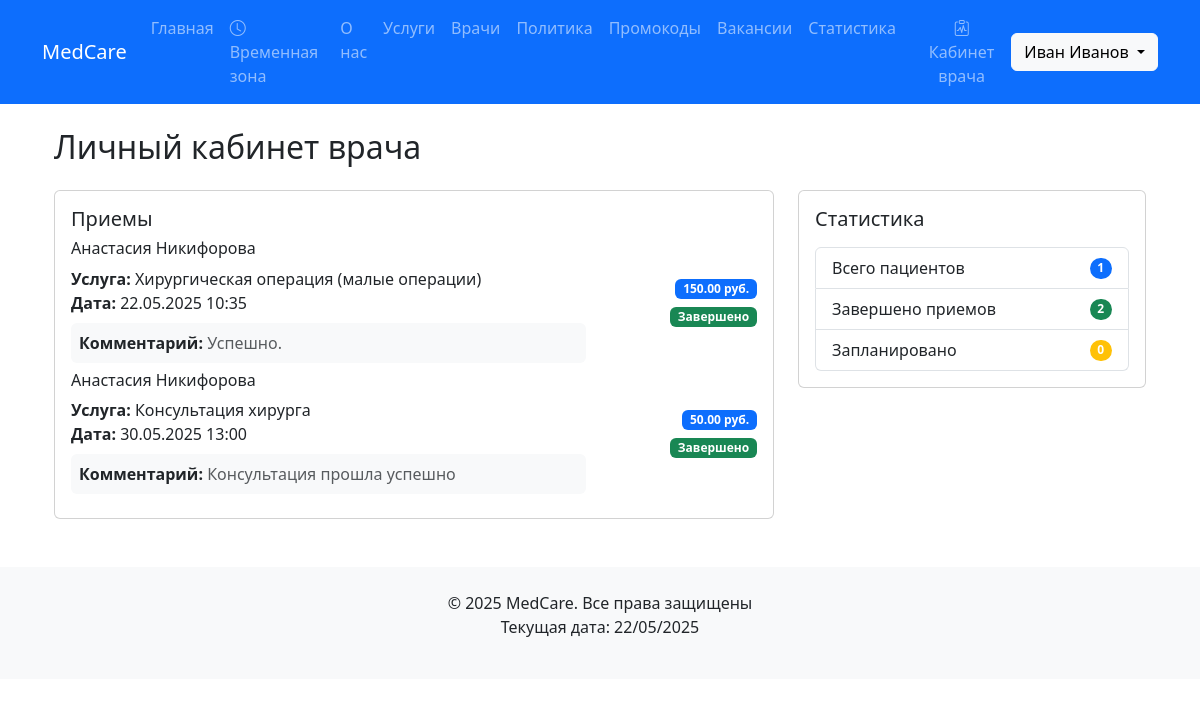
Page /dashboard/doctor/ (signed in) on the committed database.
### core/models.py (models this page shows, shortened)
class Appointment(models.Model):
    client = models.ForeignKey(Client, on_delete=models.CASCADE)
    doctor = models.ForeignKey(Doctor, on_delete=models.CASCADE)
    service = models.ForeignKey(Service, on_delete=models.CASCADE)
    date_time = models.DateTimeField()
    is_completed = models.BooleanField(default=False, verbose_name="Завершен")
    doctor_notes = models.TextField(blank=True, null=True, verbose_name="Комментарий врача")

class Client(models.Model):
    user = models.OneToOneField(User, on_delete=models.CASCADE, related_name='client')
    phone = models.CharField(
        max_length=20,
        validators=[
            RegexValidator(
                regex=r'^\+375 \(\d{2}\) \d{3}-\d{2}-\d{2}$',
                message="Номер должен быть в формате +375 (29) XXX-XX-XX"
            )
        ]
    )
    birth_date = models.DateField()
    address = models.TextField()

class Service(models.Model):
    name = models.CharField(max_length=200, verbose_name="Название")
    short_description = models.CharField(
        max_length=200,
        verbose_name="Краткое описание"
    )
    full_description = models.TextField(verbose_name="Полное описание")
    price = models.DecimalField(
        max_digits=10,
        decimal_places=2,
        verbose_name="Стоимость"
    )
    duration = models.DurationField(verbose_name="Продолжительность")

### core/views.py (the view)
# urls.py: path('dashboard/doctor/', DoctorDashboardView.as_view(), name='doctor-dashboard'),
class DoctorDashboardView(LoginRequiredMixin, TemplateView):
    template_name = 'core/dashboard_doctor.html'
    def get_context_data(self, **kwargs):
        context = super().get_context_data(**kwargs)
        appointments = Appointment.objects.filter(doctor=self.request.user.doctor)
        context.update({
            'appointments': appointments.order_by('date_time'),
            'total_patients': appointments.values('client').distinct().count(),
            'completed_appointments': appointments.filter(is_completed=True).count(),
            'upcoming_appointments': appointments.filter(is_completed=False).count()
        })
        return context

### core/templates/core/dashboard_doctor.html
{% extends "core/base.html" %}
{% block content %}
<div class="container mt-4">
    <h2>Личный кабинет врача</h2>
    <div class="row mt-4">
        <div class="col-md-8">
            <div class="card">
                <div class="card-body">
                    <h5 class="card-title">Приемы</h5>
                    {% for appointment in appointments %}
                    <div class="list-group-item mb-2">
                        <div class="d-flex justify-content-between align-items-center">
                            <div class="w-75">
                                <h6>{{ appointment.client.user.get_full_name }}</h6>
                                <p class="mb-1">
                                    <strong>Услуга:</strong> {{ appointment.service.name }}<br>
                                    <strong>Дата:</strong> {{ appointment.date_time|date:"d.m.Y H:i" }}
                                </p>
                                {% if appointment.is_completed %}
                                    <div class="mt-2 bg-light p-2 rounded">
                                        <strong>Комментарий:</strong>
                                        <span class="text-muted">{{ appointment.doctor_notes }}</span>
                                    </div>
                                {% endif %}
                            </div>
                            <div class="text-end">
                                <span class="badge bg-primary mb-2">
                                    {{ appointment.service.price }} руб.
                                </span>
                                {% if not appointment.is_completed %}
                                    <a href="{% url 'complete-appointment' appointment.pk %}"
                                       class="btn btn-success btn-sm d-block">
                                        Завершить
                                    </a>
                                {% else %}
                                    <span class="badge bg-success d-block">Завершено</span>
                                {% endif %}
                            </div>
                        </div>
                    </div>
                    {% empty %}
                    <div class="alert alert-info">Нет запланированных приемов</div>
                    {% endfor %}
                </div>
            </div>
        </div>
        <div class="col-md-4">
            <div class="card sticky-top" style="top: 20px;">
                <div class="card-body">
                    <h5 class="card-title mb-3">Статистика</h5>
                    <div class="list-group">
                        <div class="list-group-item d-flex justify-content-between align-items-center">
                            Всего пациентов
                            <span class="badge bg-primary rounded-pill">{{ total_patients }}</span>
                        </div>
                        <div class="list-group-item d-flex justify-content-between align-items-center">
                            Завершено приемов
                            <span class="badge bg-success rounded-pill">{{ completed_appointments }}</span>
                        </div>
                        <div class="list-group-item d-flex justify-content-between align-items-center">
                            Запланировано
                            <span class="badge bg-warning rounded-pill">{{ upcoming_appointments }}</span>
                        </div>
                    </div>
                </div>
            </div>
        </div>
    </div>
</div>
{% endblock %}

### core/templates/core/base.html (shortened to what this page needs)
<!DOCTYPE html>
{% load static %}
<html lang="ru">
<head>
    <link rel="stylesheet" href="{% static 'css/style.css' %}">
    <link href="https://cdn.jsdelivr.net/npm/bootstrap@5.3.0/dist/css/bootstrap.min.css" rel="stylesheet">
    <link rel="stylesheet" href="https://cdn.jsdelivr.net/npm/bootstrap-icons@1.11.1/font/bootstrap-icons.css">
</head>
<body>
    <nav class="navbar navbar-expand-lg navbar-dark bg-primary">
        <div class="container">
            <a class="navbar-brand" href="/">MedCare</a>
            <div class="collapse navbar-collapse" id="navbarNav">
                <ul class="navbar-nav me-auto">
                    <li class="nav-item"><a class="nav-link" href="{% url 'home' %}">Главная</a></li>
                    {% if user.is_authenticated %}
                    <li class="nav-item">
                        <a class="nav-link" href="{% url 'set-timezone' %}">
                            <i class="bi bi-clock me-1"></i>Временная зона
                        </a>
                    </li>
                {% endif %}
                    <li class="nav-item"><a class="nav-link" href="{% url 'about' %}">О нас</a></li>
                    <li class="nav-item"><a class="nav-link" href="{% url 'services' %}">Услуги</a></li>
                    <li class="nav-item"><a class="nav-link" href="{% url 'doctors' %}">Врачи</a></li>
                    <li class="nav-item"><a class="nav-link" href="{% url 'privacy-policy' %}">Политика</a></li>
                    <li class="nav-item"><a class="nav-link" href="{% url 'promocodes' %}">Промокоды</a></li>
                    <li class="nav-item"><a class="nav-link" href="{% url 'vacancy-list' %}">Вакансии</a></li>
                    <li class="nav-item"><a class="nav-link" href="{% url 'statistics' %}">Статистика</a></li>
                    {% if user.is_authenticated %}
                        {% if user.groups.all.0.name == 'Doctors' %}
                        <li class="nav-item">
                            <a class="nav-link btn btn-outline-light ms-2" href="{% url 'doctor-dashboard' %}">
                                <i class="bi bi-clipboard-pulse"></i> Кабинет врача
                            </a>
                        </li>
                        {% elif user.groups.all.0.name == 'Clients' %}
                        <li class="nav-item">
                            <a class="nav-link btn btn-outline-light ms-2" href="{% url 'client-dashboard' %}">
                                <i class="bi bi-person-circle"></i> Личный кабинет
                            </a>
                        </li>
                        {% endif %}
                    {% endif %}
                </ul>
                <div class="d-flex">
                    {% if user.is_authenticated %}
                        <div class="dropdown">
                            <button class="btn btn-light dropdown-toggle"
                                    type="button"
                                    id="userMenu"
                                    data-bs-toggle="dropdown"
                                    aria-expanded="false">
                                {% if user.first_name or user.last_name %}
                                    {{ user.get_full_name }}
                                {% else %}
                                    {{ user.username }}
                                {% endif %}
                            </button>
                        </div>
                    {% else %}
                        <a href="{% url 'login' %}" class="btn btn-light">Войти</a>
                    {% endif %}
                </div>
            </div>
        </div>
    </nav>
    <main class="container mt-4">
        {% block content %}{% endblock %}
    </main>
    <footer class="bg-light mt-5 py-4">
        <div class="container text-center">
            <p class="mb-0">© 2025 MedCare. Все права защищены</p>
            <p>Текущая дата: {% now "d/m/Y" %}</p>
        </div>
    </footer>
</body>
</html>

### core/static/css/style.css (style rules this page uses)
body { font-family: 'Arial', sans-serif; }
.card { transition: transform 0.3s; }
footer { background-color: #e9ecef; }

### rows in the picture
Appointment: client.user.get_full_name "Анастасия Никифорова", service.name "Хирургическая операция (малые операции)", date_time "22.05.2025 10:35", doctor_notes "Успешно.", service.price "150.00", is_completed "Завершено"
Appointment: client.user.get_full_name "Анастасия Никифорова", service.name "Консультация хирурга", date_time "30.05.2025 13:00", doctor_notes "Консультация прошла успешно", service.price "50.00", is_completed "Завершено"

### other values in the picture
{{ user.get_full_name }} "Иван Иванов"
{{ total_patients }} "1"
{{ completed_appointments }} "2"
{{ upcoming_appointments }} "0"
